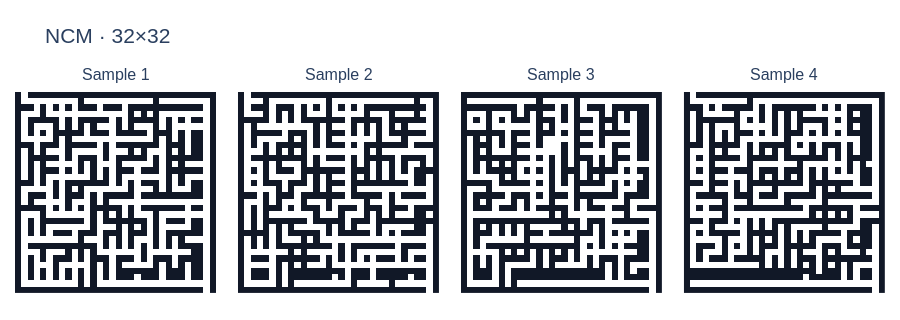
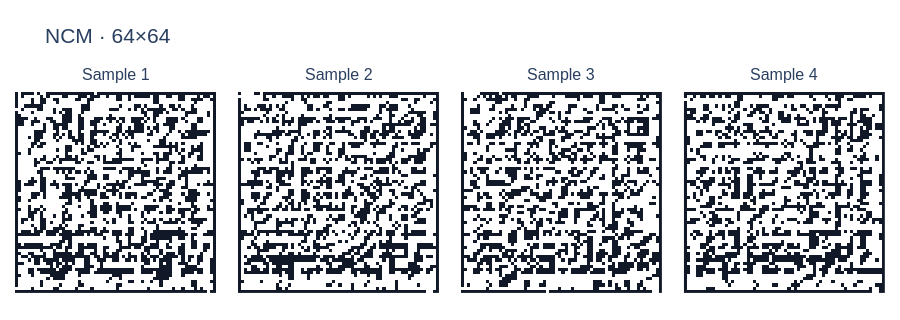

Source (notebook cell) for these figures, in order:
### Markdown cell above
## 7. NCM samples and standalone benchmarks

Generate **128 independent NCM mazes** at each resolution and save the raw grids. No other model is loaded or sampled. The same five metric definitions are retained; generation timing includes normal sampling and CPU transfer, excluding preview decoding.

The cache is tied to checkpoint SHA and sampling settings. Results describe this one NCM run, with its actual training budget recorded alongside the outputs.

### Code cell
N_METRIC_SAMPLES = 128
METRIC_BATCH_SIZE = 8
maze_results, maze_evaluation = evaluate_mazes(
    run,
    sizes=EVALUATION_SIZES,
    count=N_METRIC_SAMPLES,
    batch_size=METRIC_BATCH_SIZE,
    temperature=GENERATION_TEMPERATURE,
    artifact_dir=ARTIFACTS,
    seed=SEED,
)
for size, groups in maze_results.items():
    samples = groups["NCM"]
    board_panels(
        samples[:4],
        [f"Sample {i+1}" for i in range(min(4, len(samples)))],
        f"NCM · {size}×{size}",
        columns=4,
    ).show(config=PLOT_CONFIG)
display(
    HTML(
        "<br>".join(
            f"{size}×{size} · NCM: {methods['NCM']:.2f} s / {N_METRIC_SAMPLES} samples"
            for size, methods in maze_evaluation["generation_seconds"].items()
        )
    )
)

### Figure 1 — Plotly figure (JSON) as saved in the notebook; plotly's stock layout.template omitted (floating-point values rounded to 4 significant figures; data arrays with more than 128 entries replaced by an {"elided": "..."} marker saying what was removed)
{"data": [{"colorscale": [[0, "#111827"], [1, "#fff"]], "hoverinfo": "skip", "showscale": false, "type": "heatmap", "xaxis": "x", "xgap": 0, "yaxis": "y", "ygap": 0, "z": {"elided": "32x32 int values"}, "zmax": 1, "zmin": 0}, {"colorscale": [[0, "#111827"], [1, "#fff"]], "hoverinfo": "skip", "showscale": false, "type": "heatmap", "xaxis": "x2", "xgap": 0, "yaxis": "y2", "ygap": 0, "z": {"elided": "32x32 int values"}, "zmax": 1, "zmin": 0}, {"colorscale": [[0, "#111827"], [1, "#fff"]], "hoverinfo": "skip", "showscale": false, "type": "heatmap", "xaxis": "x3", "xgap": 0, "yaxis": "y3", "ygap": 0, "z": {"elided": "32x32 int values"}, "zmax": 1, "zmin": 0}, {"colorscale": [[0, "#111827"], [1, "#fff"]], "hoverinfo": "skip", "showscale": false, "type": "heatmap", "xaxis": "x4", "xgap": 0, "yaxis": "y4", "ygap": 0, "z": {"elided": "32x32 int values"}, "zmax": 1, "zmin": 0}], "layout": {"annotations": [{"font": {"size": 16}, "showarrow": false, "text": "Sample 1", "x": 0.1156, "xanchor": "center", "xref": "paper", "y": 1, "yanchor": "bottom", "yref": "paper"}, {"font": {"size": 16}, "showarrow": false, "text": "Sample 2", "x": 0.3719, "xanchor": "center", "xref": "paper", "y": 1, "yanchor": "bottom", "yref": "paper"}, {"font": {"size": 16}, "showarrow": false, "text": "Sample 3", "x": 0.6281, "xanchor": "center", "xref": "paper", "y": 1, "yanchor": "bottom", "yref": "paper"}, {"font": {"size": 16}, "showarrow": false, "text": "Sample 4", "x": 0.8844, "xanchor": "center", "xref": "paper", "y": 1, "yanchor": "bottom", "yref": "paper"}], "autosize": true, "font": {"family": "Arial, sans-serif", "size": 15}, "height": 320, "margin": {"b": 20, "l": 15, "r": 15, "t": 85}, "title": {"font": {"size": 21}, "text": "NCM · 32×32"}, "xaxis": {"anchor": "y", "constrain": "domain", "domain": [0, 0.2313], "showgrid": false, "showticklabels": false, "zeroline": false}, "xaxis2": {"anchor": "y2", "constrain": "domain", "domain": [0.2563, 0.4875], "showgrid": false, "showticklabels": false, "zeroline": false}, "xaxis3": {"anchor": "y3", "constrain": "domain", "domain": [0.5125, 0.7438], "showgrid": false, "showticklabels": false, "zeroline": false}, "xaxis4": {"anchor": "y4", "constrain": "domain", "domain": [0.7688, 1], "showgrid": false, "showticklabels": false, "zeroline": false}, "yaxis": {"anchor": "x", "autorange": "reversed", "constrain": "domain", "domain": [0, 1], "scaleanchor": "x", "scaleratio": 1, "showgrid": false, "showticklabels": false, "zeroline": false}, "yaxis2": {"anchor": "x2", "autorange": "reversed", "constrain": "domain", "domain": [0, 1], "scaleanchor": "x2", "scaleratio": 1, "showgrid": false, "showticklabels": false, "zeroline": false}, "yaxis3": {"anchor": "x3", "autorange": "reversed", "constrain": "domain", "domain": [0, 1], "scaleanchor": "x3", "scaleratio": 1, "showgrid": false, "showticklabels": false, "zeroline": false}, "yaxis4": {"anchor": "x4", "autorange": "reversed", "constrain": "domain", "domain": [0, 1], "scaleanchor": "x4", "scaleratio": 1, "showgrid": false, "showticklabels": false, "zeroline": false}}}

### Figure 2 — Plotly figure (JSON) as saved in the notebook; plotly's stock layout.template omitted (floating-point values rounded to 4 significant figures; data arrays with more than 128 entries replaced by an {"elided": "..."} marker saying what was removed)
{"data": [{"colorscale": [[0, "#111827"], [1, "#fff"]], "hoverinfo": "skip", "showscale": false, "type": "heatmap", "xaxis": "x", "xgap": 0, "yaxis": "y", "ygap": 0, "z": {"elided": "64x64 int values"}, "zmax": 1, "zmin": 0}, {"colorscale": [[0, "#111827"], [1, "#fff"]], "hoverinfo": "skip", "showscale": false, "type": "heatmap", "xaxis": "x2", "xgap": 0, "yaxis": "y2", "ygap": 0, "z": {"elided": "64x64 int values"}, "zmax": 1, "zmin": 0}, {"colorscale": [[0, "#111827"], [1, "#fff"]], "hoverinfo": "skip", "showscale": false, "type": "heatmap", "xaxis": "x3", "xgap": 0, "yaxis": "y3", "ygap": 0, "z": {"elided": "64x64 int values"}, "zmax": 1, "zmin": 0}, {"colorscale": [[0, "#111827"], [1, "#fff"]], "hoverinfo": "skip", "showscale": false, "type": "heatmap", "xaxis": "x4", "xgap": 0, "yaxis": "y4", "ygap": 0, "z": {"elided": "64x64 int values"}, "zmax": 1, "zmin": 0}], "layout": {"annotations": [{"font": {"size": 16}, "showarrow": false, "text": "Sample 1", "x": 0.1156, "xanchor": "center", "xref": "paper", "y": 1, "yanchor": "bottom", "yref": "paper"}, {"font": {"size": 16}, "showarrow": false, "text": "Sample 2", "x": 0.3719, "xanchor": "center", "xref": "paper", "y": 1, "yanchor": "bottom", "yref": "paper"}, {"font": {"size": 16}, "showarrow": false, "text": "Sample 3", "x": 0.6281, "xanchor": "center", "xref": "paper", "y": 1, "yanchor": "bottom", "yref": "paper"}, {"font": {"size": 16}, "showarrow": false, "text": "Sample 4", "x": 0.8844, "xanchor": "center", "xref": "paper", "y": 1, "yanchor": "bottom", "yref": "paper"}], "autosize": true, "font": {"family": "Arial, sans-serif", "size": 15}, "height": 320, "margin": {"b": 20, "l": 15, "r": 15, "t": 85}, "title": {"font": {"size": 21}, "text": "NCM · 64×64"}, "xaxis": {"anchor": "y", "constrain": "domain", "domain": [0, 0.2313], "showgrid": false, "showticklabels": false, "zeroline": false}, "xaxis2": {"anchor": "y2", "constrain": "domain", "domain": [0.2563, 0.4875], "showgrid": false, "showticklabels": false, "zeroline": false}, "xaxis3": {"anchor": "y3", "constrain": "domain", "domain": [0.5125, 0.7438], "showgrid": false, "showticklabels": false, "zeroline": false}, "xaxis4": {"anchor": "y4", "constrain": "domain", "domain": [0.7688, 1], "showgrid": false, "showticklabels": false, "zeroline": false}, "yaxis": {"anchor": "x", "autorange": "reversed", "constrain": "domain", "domain": [0, 1], "scaleanchor": "x", "scaleratio": 1, "showgrid": false, "showticklabels": false, "zeroline": false}, "yaxis2": {"anchor": "x2", "autorange": "reversed", "constrain": "domain", "domain": [0, 1], "scaleanchor": "x2", "scaleratio": 1, "showgrid": false, "showticklabels": false, "zeroline": false}, "yaxis3": {"anchor": "x3", "autorange": "reversed", "constrain": "domain", "domain": [0, 1], "scaleanchor": "x3", "scaleratio": 1, "showgrid": false, "showticklabels": false, "zeroline": false}, "yaxis4": {"anchor": "x4", "autorange": "reversed", "constrain": "domain", "domain": [0, 1], "scaleanchor": "x4", "scaleratio": 1, "showgrid": false, "showticklabels": false, "zeroline": false}}}
